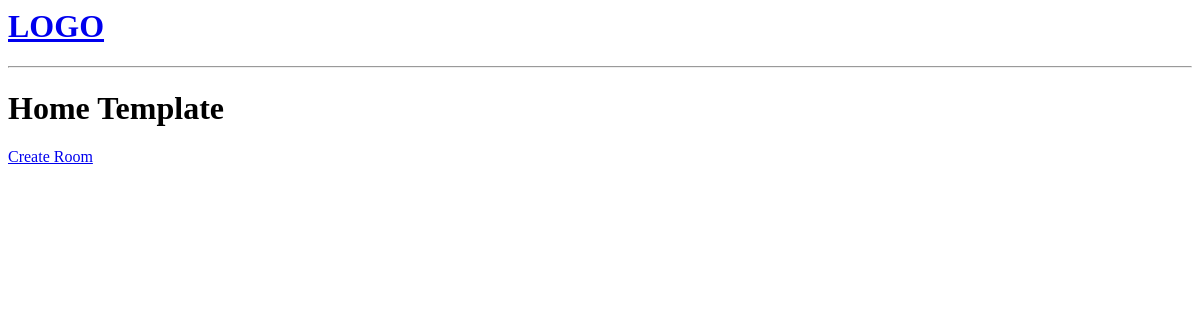
/, run on an earlier commit of the app's database.
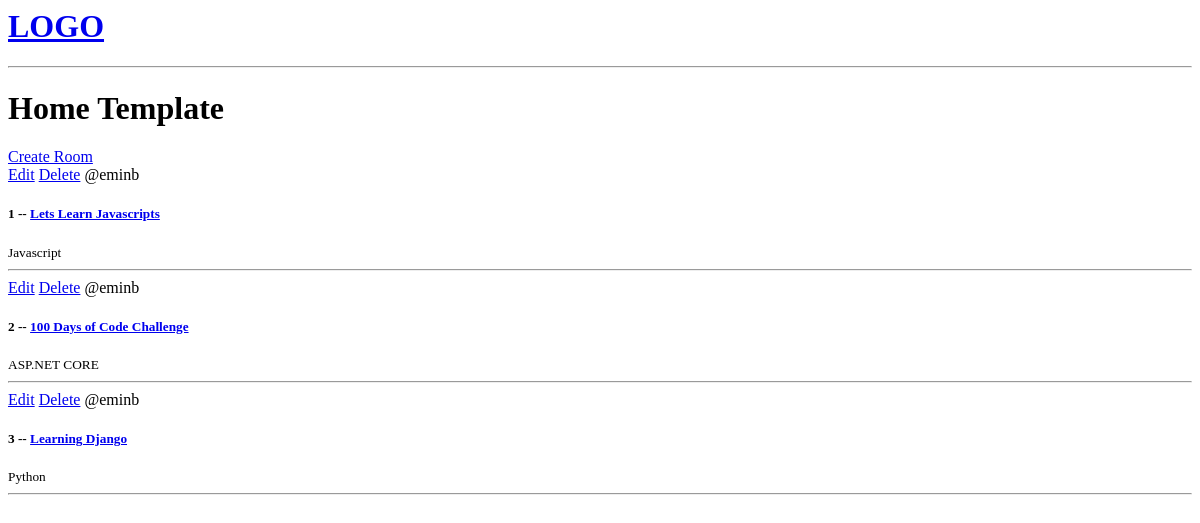
And on a later commit of the database.
### base/models.py (models this page shows, shortened)
class Room(models.Model):
    host = models.ForeignKey(User, on_delete=models.SET_NULL, null=True)
    topic = models.ForeignKey(Topic, on_delete=models.SET_NULL, null=True)
    name = models.CharField(max_length=200)
    description = models.TextField(null=True, blank=True)
    updated = models.DateTimeField(auto_now=True)
    created = models.DateTimeField(auto_now_add=True)
    class Meta:
        ordering = ['-updated','-created']

class Topic(models.Model):
    name = models.CharField(max_length=200)

### base/views.py (the view)
# urls.py: path('', views.home, name="home"),
def home(request):
    rooms = Room.objects.all()
    context = {'rooms':rooms}
    return render(request, 'base/home.html', context)

### base/templates/base/home.html
{% extends 'main.html' %}
{% block content %}
<h1>Home Template</h1>
<div>
    <a href="{% url 'create-room' %}">Create Room</a>
        <div>
        {% for room in rooms %}
        <div>
            <a href="{% url 'update-room' room.id %}">Edit</a>
            <a href="{% url 'delete-room' room.id %}">Delete</a>
            <span>@{{room.host.username}}</span>
            <h5>{{room.id}} -- <a href="{% url 'room' room.id %}">{{room.name}}</a></h5>
            <small>{{room.topic.name}}</small>
            <hr>
        </div>
        {% endfor %}
    </div>
</div>
{% endblock %}

### templates/main.html (shortened to what this page needs)
<html lang="en">
<head>
</head>
<body>
    {% include 'navbar.html' %}
    {% block content %}
    {% endblock %}
</body>
</html>

### templates/navbar.html
<a href="/">
    <h1>LOGO</h1>
</a>
<hr>

What changed in the data, as far as the page shows it:
added Room: host.username "eminb", id "1", name "Lets Learn Javascripts", topic.name "Javascript"
added Room: host.username "eminb", id "2", name "100 Days of Code Challenge", topic.name "ASP.NET CORE"
added Room: host.username "eminb", id "3", name "Learning Django", topic.name "Python"
